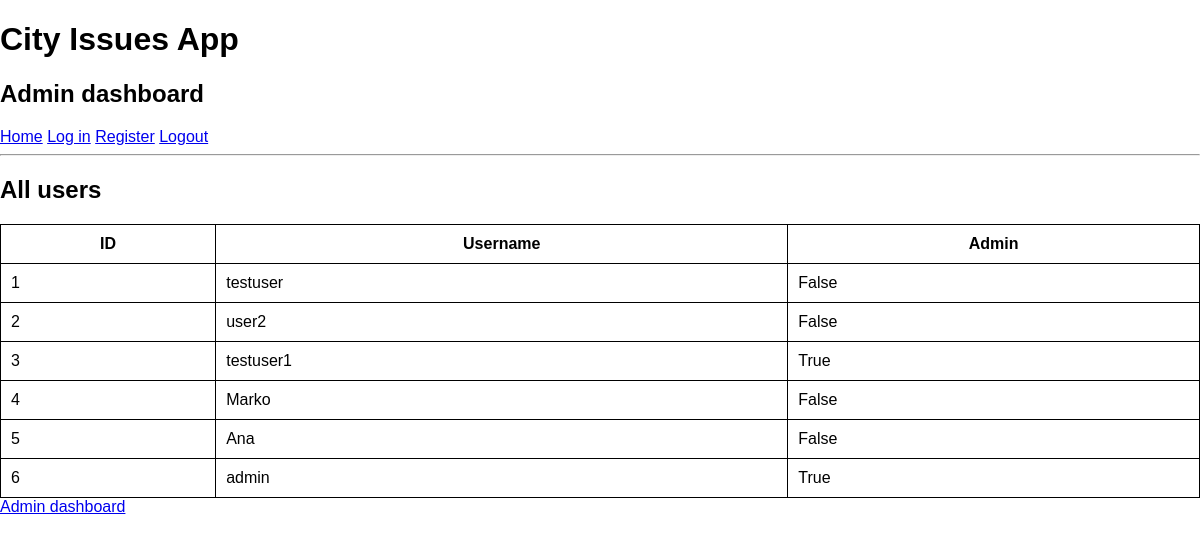
The app's page /admin/users (signed in) with its own data.
### models.py (models this page shows)
class User(db.Model, UserMixin):
    id = db.Column(db.Integer, primary_key=True)
    username = db.Column(db.String(80), unique=True, nullable=False)
    password = db.Column(db.String(200), nullable=False)
    is_admin = db.Column(db.Boolean, default=False)

### app.py (the view)
@app.route('/admin/users')
def admin_users():
    if 'user_id' not in session:
        return redirect('/login')
    user=User.query.get(session['user_id'])
    if not user.is_admin:
        return 'Access denied'
    users = User.query.all()
    return render_template ("admin_users.html", users=users)

### templates/admin_users.html
{% extends "base.html" %}
{% block head %}
<h1>City Issues App</h1>
<h2>Admin dashboard</h2>
{% endblock %}
{% block body %}
<h2>All users</h2>
<table border="1">
    <tr>
        <th>ID</th>
        <th>Username</th>
        <th>Admin</th>
    </tr>
    {% for user in users%}
    <tr>
        <td>{{ user.id }}</td>
        <td>{{ user.username }}</td>
        <td>{{ user.is_admin }}</td>
    </tr>
    {% endfor %}
</table>
<a href="{{ url_for ('admin') }}">Admin dashboard</a>
{% endblock %}

### static/main.css (style rules this page uses)
body { margin: 0; font-family: sans-serif; }
table, th, td { border: 1px solid black; border-collapse: collapse; }
table { width: 100%; }
th, td { padding: 10px; }

### records on screen
User: id "1", username "testuser", is_admin "False"
User: id "2", username "user2", is_admin "False"
User: id "3", username "testuser1", is_admin "True"
User: id "4", username "Marko", is_admin "False"
User: id "5", username "Ana", is_admin "False"
User: id "6", username "admin", is_admin "True"
